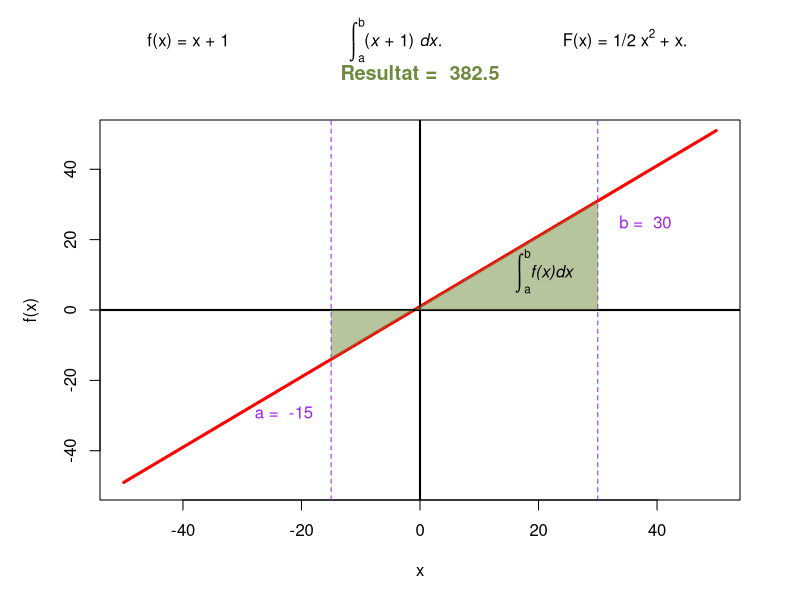

The R source for this figure:
# Graph
#---------
plot_aire_graph = function(a, b, xlimit, ylimit, integralvalue = NA) {
  
  # Je definis une fonction f(x) = x + 1 
  x = xlimit
  fx = x + 1
  
  # Je definis l'aire qui m'interesse
  xa = a
  xb = b
  
  ya = xa + 1
  yb = xb + 1
  
  # Je fais un graphe
  #plot(x,fx, type = "l", ylim = ylimit, lwd = 3, col = "red", main = paste("Calcul d'integrale = ", integralvalue))
  par(mar=c(5,5,6,3))
  
  plot(x,fx, type = "l", ylim = ylimit, lwd = 3, col = "red", ylab = "f(x)") 

  title2<-paste("Resultat = ",integralvalue)
  title2<-list(title2,col="darkolivegreen4",cex=1.2)
  title(main=title2,line=2)
  title1<-expression(paste("f(x) = x + 1                        ",integral()["a"]^"b", "(",italic("x"), " + 1) ", italic("dx"), ".                        F(x) = 1/2 x"^2," + x. ",sep=""))
  title1<-list(title1,col="black",cex=1)
  title(main=title1,line=4)

  abline(h = 0, lwd = 2)
  abline(v = 0, lwd = 2)
  abline(v = xa, lty = 2, col = "purple")
  abline(v = xb, lty = 2, col = "purple")
  
  # Je represente l'aire a calculer sur le graphe
  x_axis = xa:xb
  Limit_Sup = x_axis + 1
  Limit_Inf = rep(0, length(Limit_Sup))
  mycolor = adjustcolor("darkolivegreen4",alpha.f=0.5)
  polygon(c(x_axis,rev(x_axis)),c(Limit_Sup,rev(Limit_Inf)),    
          col=mycolor, border=NA)

  text(xa - 8,ya - 15 , paste("a = ", a), col = "purple")
  text(xb + 8,yb - 6, paste("b = ", b), col = "purple")
  text(xb - 9, yb - 20, expression(paste(integral()["a"]^"b", italic("f(x)dx"),sep="")), col = "black")
  
}

# Algebere
#-----------

# Calcul de la fonction primitive
fonction_primitive = function(x) {
  
  # L'integrale entre -2 et 4 de f(x) = x + 1 dx est egale a F(4) - F(-2)
  # Cette integrale se note S [indice -2, exposant 4]
  
  # Nous devons trouver la primitive de chacun des termes de 
  # la fonction dont nous voulons connaitre l'integrale.
  # Dans le cas present nous avons 2 termes : "x" et "1".
  
  # Nous savons grace au tableau des primitives que la primitive
  # de x^2 est egale a 2 * x. Donc la primitive de x est...
  primitive_x = 1/2 * x^2 # ou = x^2 / 2
  
  # Nous savons grace au tableau des primitives que la primitive
  # de n est egale a n * x, ici 1 * x, soit x.
  primitive_1 = x
  
  fonction_primitive = primitive_x + primitive_1
  
  return(fonction_primitive)
  
}

# Calcul de l'integrale
calcul_integrale = function(primitive_a, primitive_b) {
  
  integrale = Fx_b - Fx_a
  
  return(integrale)
  
}

# Run script
#------------
a = -15
b = 30

Fx_a = fonction_primitive(a)
Fx_b = fonction_primitive(b)
integrale = calcul_integrale(Fx_a,Fx_b)
plot_aire_graph(a, b, xlimit = c(-50,50), ylimit = c(-50,50), integralvalue = integrale)
print(integrale)

